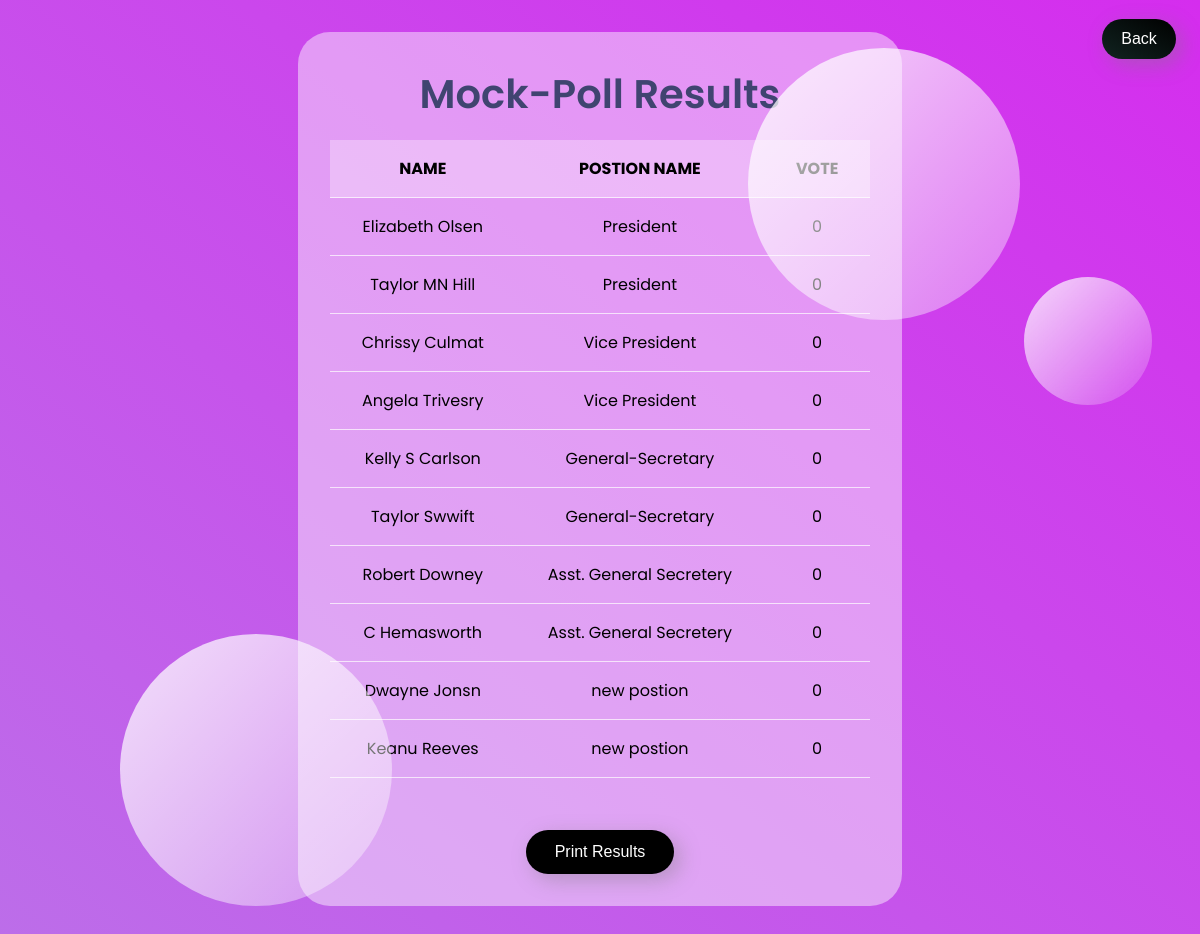
The page /mock_results/ (signed in) on the database its author committed.
### po/models.py (models this page shows, shortened)
class Candidate(models.Model):
    name = models.CharField(max_length=80)
    position = models.ForeignKey(Positions, on_delete=models.CASCADE)
    image = models.ImageField(upload_to ='static/', height_field=None, width_field=None)
    votes = models.IntegerField(default=0)
    class Meta:
        verbose_name_plural = "Candidate List"

class Positions(models.Model):
    name = models.CharField(max_length=80)
    priority = models.IntegerField(unique=True)
    def __str__(self):
        return self.name
    class Meta:
        verbose_name_plural = "Portfolios"

### po/views.py (the view, shortened to what this page needs)
# urls.py: path("mock_results/", views.mock_results, name='mock_results'),
def mock_results(request):
    if request.user.is_authenticated:
        user_instance = po_vote_showing.objects.get(users=request.user)
        mock = Candidate.objects.all()
        position = Positions.objects.all().order_by('priority')
        return render(request, 'mock_results.html',{'candidates': mock,'positions':position})
    else:
        return redirect('login')

### templates/mock_results.html (shortened to what this page needs)
{% extends 'base.html' %}
{% load static %}
{% block content %}
</head>
<body>
<main>
    <div class="table-section">
        <div class="header-result">
            <h1 class="mock-res-he">Mock-Poll Results</h1>
        </div>
        <div id="print-content">
          <table id="table">
            <tr class="header-row">
              <th class="header-item items">NAME</th>
              <th class="header-item items">POSTION NAME</th>
              <th class="header-item items" style="padding-left: 2rem;">VOTE</th>
            </tr>
            {% for posi in positions %}
                    {% for candidate in candidates  %}
                        {% if candidate.position == posi %}
                            <tr class="table-rows">
                            <td class="items">{{candidate.name}}</td>
                            <td class="items">{{candidate.position}}</td>
                            <td class="items icon">{{candidate.votes}}</td>
                            </tr>
                        {% endif %}
                    {% endfor %}
            {% endfor %}
          </table>
        </div>
        <div class="print_me">
            <button onclick="printDiv('print-content')" style="margin-top: 20px" class="btnn"> Print Results </button>
        </div>
       </div>
</main>
<div class="circle1"></div>
<div class="circle2"></div>
<div class="circle3"></div>
<div class="mock-back-button">
    <a href="{% url 'mock_panel' %}"><button class="btn">Back</button></a>
</div>
{% endblock content %}

### templates/base.html (style rules this page uses)
* { margin: 0; padding: 0; box-sizing: border-box; }
h1 { font-family: "Poppins"; color: #162942; font-weight: 600; font-size: 2.5rem; opacity: 0.8; }
main { font-family: "Poppins", sans-serif; min-height: 100vh; background: linear-gradient(to right top, #bc6ee9, #d52dee); display: flex; align-items: center; justify-content: center; }
.circle1,.circle2 { background: white; background: linear-gradient(to right bottom, rgba(255,255,255,0.8), rgba(255,255,255,0.3)); height: 17rem; width: 17rem; position: absolute; border-radius: 50%; z-index: 1; }
.circle1 { top: 5%; right: 15%; }
.circle2 { bottom: 5%; left: 10%; }
.circle3 { background: white; background: linear-gradient(to right bottom, rgba(255,255,255,0.8), rgba(255,255,255,0.1)); height: 8rem; width: 8rem; position: absolute; border-radius: 50%; z-index: 1; top: 29%; right: 4%; backdrop-filter: blur(1rem); }
.circle3 { animation: MoveUpDown 3s infinite; position: absolute; top: 29%; right: 4%; -webkit-transition: color .01s ; transition: color .01s ; transition: background-color .01s ; }
.circle1 { animation: do 3s infinite; position: absolute; top: 5%; right: 15%; -webkit-transition: color .01s; transition: color .01s; transition: background-color .01s; }
.circle2 { animation: do2 3s infinite; position: absolute; bottom: 5%; left: 10%; -webkit-transition: color .01s ; transition: color .01s ; transition: background-color .01s ; }
.btn { background: linear-gradient(to right top, #112421, #000000); color: white; font-size: 1rem; padding: .7rem 1.2rem; border: none; cursor: pointer; border-radius: 2rem; text-align: center; box-shadow: 6px 6px 20px rgba(122,122,122,0.4); transition: .8s; }
#table { margin-top: 1rem; padding-top: 1rem; text-align: center; border-collapse: collapse; max-width: 100%; }
.table-rows { transition: all 0.3s ease; cursor: pointer; }
.items { padding: 1rem 2rem; font-size: 1rem; border-bottom: .1rem solid rgba(255, 255, 255, 0.7); }
.header-row { background-color: rgba(255, 255, 255, 0.31); }
.table-section { background-color: rgba(255, 255, 255, 0.45); padding: 2rem; border-radius: 2rem; margin-top: 2rem; margin-bottom: 3rem; }
.print_me { padding-top: 2rem; display: flex; justify-content: center; align-items: center; flex-direction: column; }
.header-result { display: flex; justify-content: center; align-items: center; flex-direction: column; }

### templates/mock_results.html (style rules this page uses)
.mock-res-he { font: 3rem; color: #183050; }
.btnn { background: black; color: white; font-size: 1rem; padding: .8rem 1.8rem; border: none; cursor: pointer; border-radius: 2rem; text-align: center; box-shadow: 6px 6px 20px rgba(122,122,122,0.4); transition: .5s; }
.mock-back-button { position: absolute; top: 2%; right: 2%; }

### rows shown on the page
Candidate: name "Elizabeth Olsen", position "President", votes "0"
Candidate: name "Taylor MN Hill", position "President", votes "0"
Candidate: name "Chrissy Culmat", position "Vice President", votes "0"
Candidate: name "Angela Trivesry", position "Vice President", votes "0"
Candidate: name "Kelly S Carlson", position "General-Secretary", votes "0"
Candidate: name "Taylor Swwift", position "General-Secretary", votes "0"
Candidate: name "Robert Downey", position "Asst. General Secretery", votes "0"
Candidate: name "C Hemasworth", position "Asst. General Secretery", votes "0"
Candidate: name "Dwayne Jonsn", position "new postion", votes "0"
Candidate: name "Keanu Reeves", position "new postion", votes "0"
